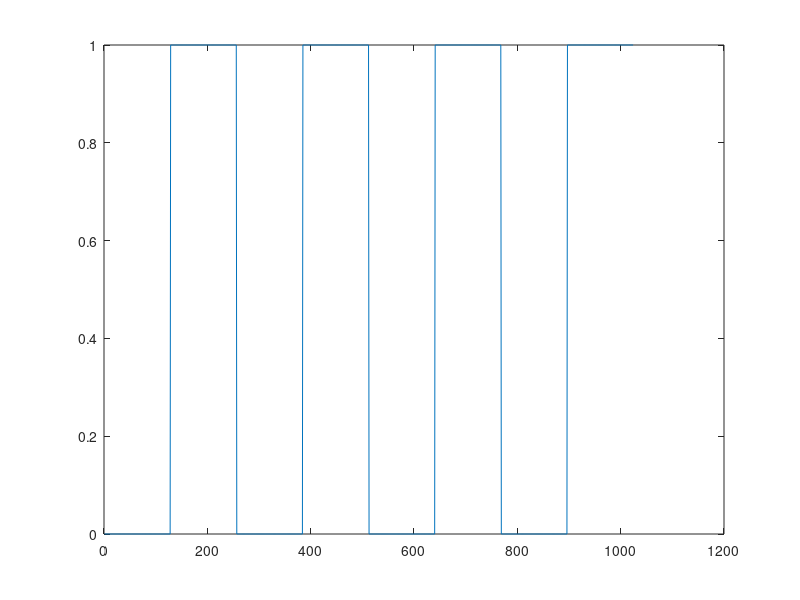
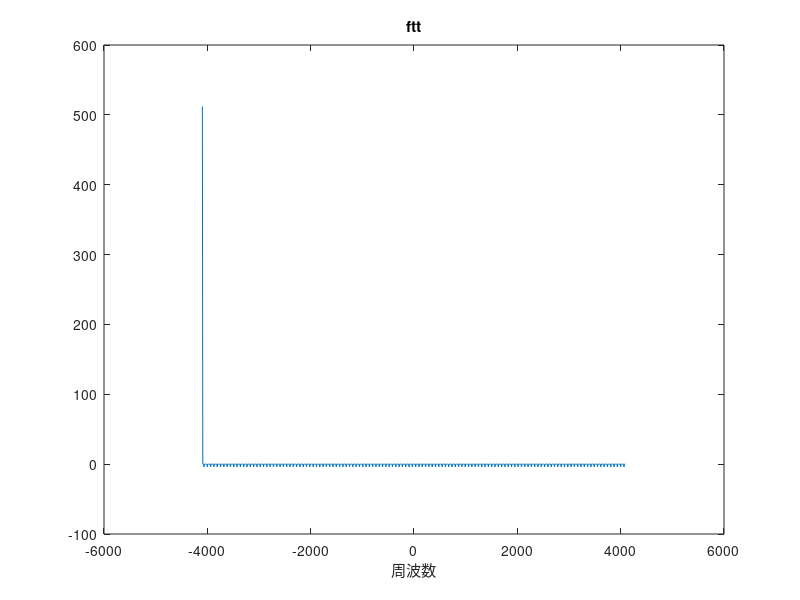
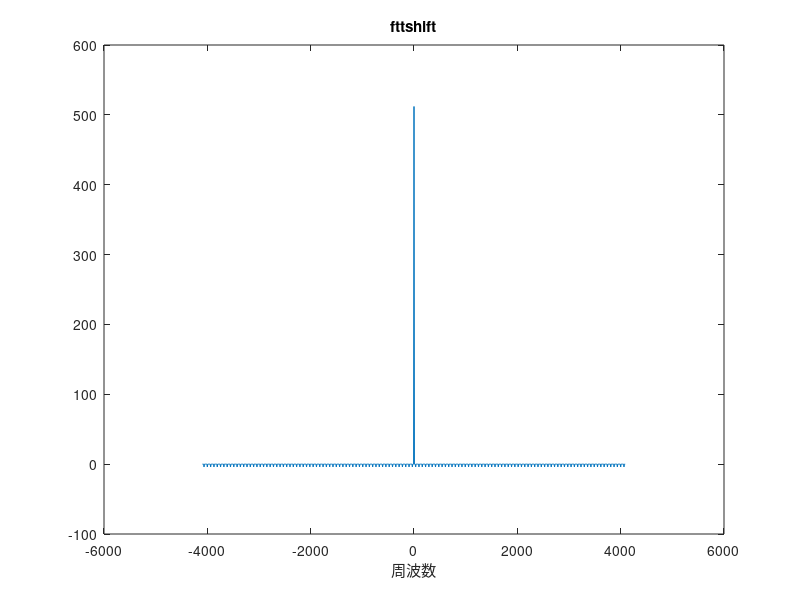
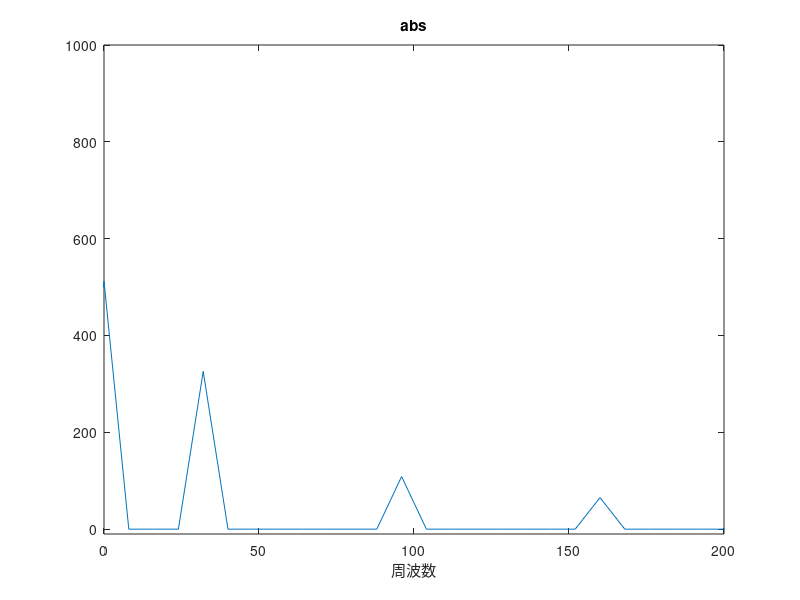

These figures' MATLAB source, in order:
clear;

Fs = 8192;
t = (0 : 4*(Fs-1)) / Fs;
f = 440;
fs = (-Fs/2 : Fs/(128*2*4) : (Fs/2)-Fs/(128*2*4));

y_0 = zeros(1,128);
y_1 = ones(1,128);

y = [y_0 y_1];
y = [y y y y];
plot(y);

fft_y = fft(y);
ln = length(abs(fftshift(fft(y))));
figure;
plot(fs,fft_y);
title('ftt');
xlabel('周波数');

fft_ys = fftshift(fft_y);
figure;
plot(fs,fft_ys);
title('fttshift');
xlabel('周波数');

fft_ys = abs(fft_ys);
figure;
plot(fs,fft_ys);
title('abs');
xlabel('周波数');
axis([0 200 -10 1000]);